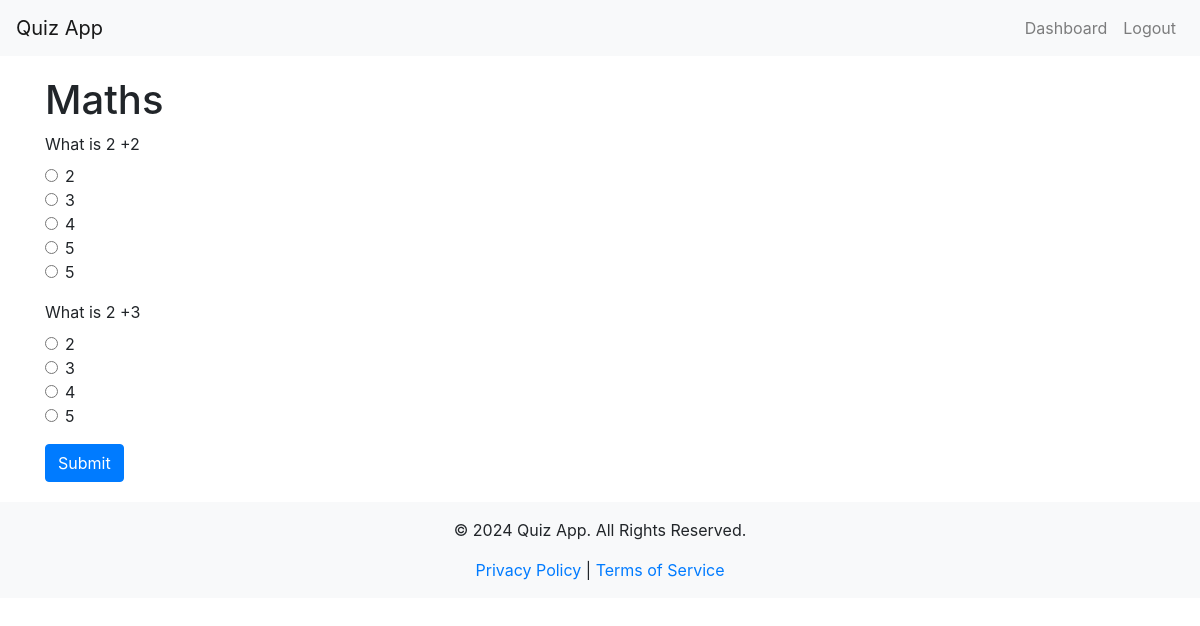
The page /quiz/1 (signed in) on the database its author committed.
### app/models.py (models this page shows)
class QuizSet(db.Model):
    id = db.Column(db.Integer, primary_key=True)
    title = db.Column(db.String(128), nullable=False)
    questions = db.relationship('Question', backref='quiz_set', lazy=True)
    quiz_results = db.relationship('QuizResult', backref='related_quiz_set', lazy=True)  # Renamed backref

class Question(db.Model):
    id = db.Column(db.Integer, primary_key=True)
    text = db.Column(db.String(256), nullable=False)
    options = db.Column(db.String(256), nullable=False)
    correct_option = db.Column(db.String(64), nullable=False)
    quiz_set_id = db.Column(db.Integer, db.ForeignKey('quiz_set.id'), nullable=False)
    user_id = db.Column(db.Integer, db.ForeignKey('user.id'), nullable=False)
    feedbacks = db.relationship('Feedback', backref='question', lazy=True)

### app/routes.py (the view, shortened to what this page needs)
@main_bp.route("/quiz/<int:quiz_id>", methods=['GET', 'POST'])
@login_required
def quiz(quiz_id):
    quiz = QuizSet.query.get_or_404(quiz_id)
    return render_template('quiz.html', quiz=quiz)

### app/__init__.py (called while the page is built)
@login_manager.user_loader
def load_user(user_id):
    from app.models import User
    return User.query.get(int(user_id))

### app/templates/quiz.html
{% extends "layout.html" %}
{% block content %}
<h1>{{ quiz.title }}</h1>
<form method="POST">
    {% for question in quiz.questions %}
    <div class="form-group">
        <label>{{ question.text }}</label>
        {% for option in question.options.split(',') %}
        <div class="form-check">
            <input class="form-check-input" type="radio" name="question_{{ question.id }}" value="{{ option }}" required>
            <label class="form-check-label">{{ option }}</label>
        </div>
        {% endfor %}
    </div>
    {% endfor %}
    <button type="submit" class="btn btn-primary">Submit</button>
</form>
{% endblock %}

### rows shown on the page
QuizSet: title "Maths"
Question: text "What is 2 +2", option "2" "3" "4" "5" "5"
Question: text "What is 2 +3", option "2" "3" "4" "5"
